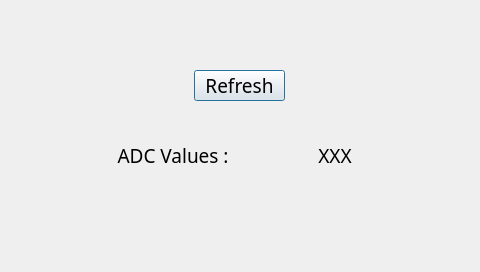
<?xml version="1.0" encoding="UTF-8"?>
<ui version="4.0">
 <class>adcDialog</class>
 <widget class="QDialog" name="adcDialog">
  <property name="geometry">
   <rect>
    <x>0</x>
    <y>0</y>
    <width>480</width>
    <height>272</height>
   </rect>
  </property>
  <property name="minimumSize">
   <size>
    <width>480</width>
    <height>272</height>
   </size>
  </property>
  <property name="maximumSize">
   <size>
    <width>480</width>
    <height>272</height>
   </size>
  </property>
  <property name="font">
   <font>
    <family>微软雅黑</family>
    <pointsize>14</pointsize>
    <weight>75</weight>
    <bold>true</bold>
   </font>
  </property>
  <property name="windowTitle">
   <string>ADC Reader</string>
  </property>
  <property name="modal">
   <bool>true</bool>
  </property>
  <widget class="QLabel" name="adcText">
   <property name="geometry">
    <rect>
     <x>100</x>
     <y>130</y>
     <width>151</width>
     <height>50</height>
    </rect>
   </property>
   <property name="font">
    <font>
     <family>文泉驿等宽微米黑</family>
     <pointsize>14</pointsize>
     <weight>50</weight>
     <bold>false</bold>
    </font>
   </property>
   <property name="text">
    <string>ADC Values : </string>
   </property>
   <property name="alignment">
    <set>Qt::AlignCenter</set>
   </property>
  </widget>
  <widget class="QLabel" name="adcValue">
   <property name="geometry">
    <rect>
     <x>290</x>
     <y>130</y>
     <width>90</width>
     <height>50</height>
    </rect>
   </property>
   <property name="font">
    <font>
     <family>文泉驿等宽微米黑</family>
     <pointsize>14</pointsize>
     <weight>50</weight>
     <bold>false</bold>
    </font>
   </property>
   <property name="text">
    <string>XXX</string>
   </property>
   <property name="alignment">
    <set>Qt::AlignCenter</set>
   </property>
  </widget>
  <widget class="QPushButton" name="adcRefreshButton">
   <property name="geometry">
    <rect>
     <x>194</x>
     <y>70</y>
     <width>91</width>
     <height>31</height>
    </rect>
   </property>
   <property name="font">
    <font>
     <family>文泉驿等宽微米黑</family>
     <weight>50</weight>
     <bold>false</bold>
    </font>
   </property>
   <property name="text">
    <string>Refresh</string>
   </property>
  </widget>
 </widget>
 <resources/>
 <connections/>
</ui>
